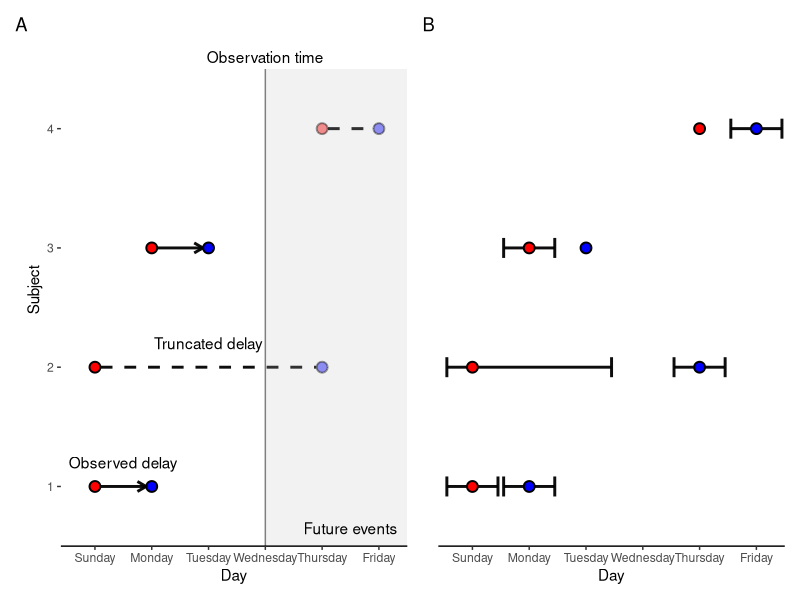

This figure's R source:
library(ggplot2)
library(patchwork)

epsilon <- 0.1

generate_base_plot <- function(future = FALSE) {

  future_alpha <- ifelse(future, 0.5, 1)
  base_plot <- ggplot(NULL) +
    geom_point(aes(0, 0), size = 3, shape = 21, fill = "red", stroke = 1) +
    geom_point(aes(1, 0), size = 3, shape = 21, fill = "blue", stroke = 1) +
    geom_point(aes(0, 0.1), size = 3, shape = 21, fill = "red", stroke = 1) +
    geom_point(
      aes(4, 0.1), size = 3, shape = 21, fill = "blue", stroke = 1,
      alpha = future_alpha 
    ) +
    geom_point(aes(1, 0.2), size = 3, shape = 21, fill = "red", stroke = 1) +
    geom_point(aes(2, 0.2), size = 3, shape = 21, fill = "blue", stroke = 1) +
    geom_point(
      aes(4, 0.3), size = 3, shape = 21, fill = "red", stroke = 1,
      alpha = future_alpha 
    ) +
    geom_point(
      aes(5, 0.3), size = 3, shape = 21, fill = "blue", stroke = 1,
      alpha = future_alpha
    ) +
    scale_x_continuous("Day",
      limits = c(-0.6, 5.5),
      expand = c(0, 0),
      breaks = 0:5,
      labels = c(
        "Sunday", "Monday", "Tuesday", "Wednesday", "Thursday", "Friday"
      )
    ) +
    scale_y_continuous("Subject",
      breaks = c(0, 0.1, 0.2, 0.3),
      labels = c(1, 2, 3, 4),
      limits = c(-0.05, 0.38),
      expand = c(0, 0)
    ) +
    theme_bw() +
    theme(
      panel.grid = element_blank(),
      panel.border = element_blank(),
      axis.line = element_line(),
      axis.line.y = element_blank()
    )
  return(base_plot)
}

add_arrow <- function(plot, y, ends, angle=30, lty=1, length=0.1, ...) {
  plot <- plot + 
    geom_segment(
      aes(..., y = y, yend = y),
      arrow = arrow(length = unit(length, "inches"), ends = ends, angle=angle), lwd = 1, lty=lty, col = "black", alpha = 0.95
    )
  return(plot)
}

truncation <- generate_base_plot(future = TRUE) |>
  add_arrow(x=0.1, y=0, xend=0.9, ends="last") |>
  add_arrow(x=1.1, y=0.2, xend=1.9, ends="last") |>
  add_arrow(x=0.1, y=0.1, xend=3.9, ends="last", lty=2, length=0) |>
  add_arrow(x=4.1, y=0.3, xend=4.9, ends="last", lty=2, length=0) +
  geom_rect(
    aes(xmin = 3, ymin = -0.05, xmax = 5.5, ymax = 0.35), fill = "gray",
    alpha = 0.2
  ) +
  geom_segment(aes(3, -0.05, xend = 3, yend = 0.35), lty = 1, col = "gray50") +
  annotate("text", x = 0.5, y = 0.01, label = "Observed delay", vjust = -0.5) +
  annotate("text", x = 2, y = 0.11, label = "Truncated delay", vjust = -0.5) + 
  annotate("text", x = 3, y = 0.35, label = "Observation time", vjust = -0.5) +
  annotate("text", x = 4.5, y = -0.05, label = "Future events", vjust = -1)

censoring <- generate_base_plot(future = FALSE) |>
  add_arrow(x=-0.45, y = 0, xend = -.1, ends = "first", angle = 90) |>
  add_arrow(x=0.1, y = 0, xend = 0.45, ends = "last", angle = 90) |>
  add_arrow(x=0.55, y = 0, xend = 0.9, ends = "first", angle = 90) |>
  add_arrow(x=1.1, y = 0, xend = 1.45, ends = "last", angle = 90) |>
  add_arrow(x=-0.45, y = 0.1, xend = -.1, ends = "first", angle = 90) |>
  add_arrow(x=0.1, y = 0.1, xend = 2.45, ends = "last", angle = 90) |>
  add_arrow(x=3.55, y = 0.1, xend = 3.9, ends = "first", angle = 90) |>
  add_arrow(x=4.1, y = 0.1, xend = 4.45, ends = "last", angle = 90) |>
  add_arrow(x=0.55, y = 0.2, xend = 0.9, ends = "first", angle = 90) |>
  add_arrow(x=1.1, y = 0.2, xend = 1.45, ends = "last", angle = 90) |>
  add_arrow(x=4.55, y = 0.3, xend = 4.9, ends = "first", angle = 90) |>
  add_arrow(x=5.1, y = 0.3, xend = 5.45, ends = "last", angle = 90) +
  theme(
    panel.grid = element_blank(),
    panel.border = element_blank(),
    axis.line.x = element_line(),
    axis.title.y = element_blank(),
    axis.text.y = element_blank(),
    axis.ticks.y = element_blank()
  )

p <- truncation + censoring +
 plot_layout(nrow = 1) +
 plot_annotation(tag_levels = "A")

ggsave("figures/schematic.png", p, width = 9, height = 4)
